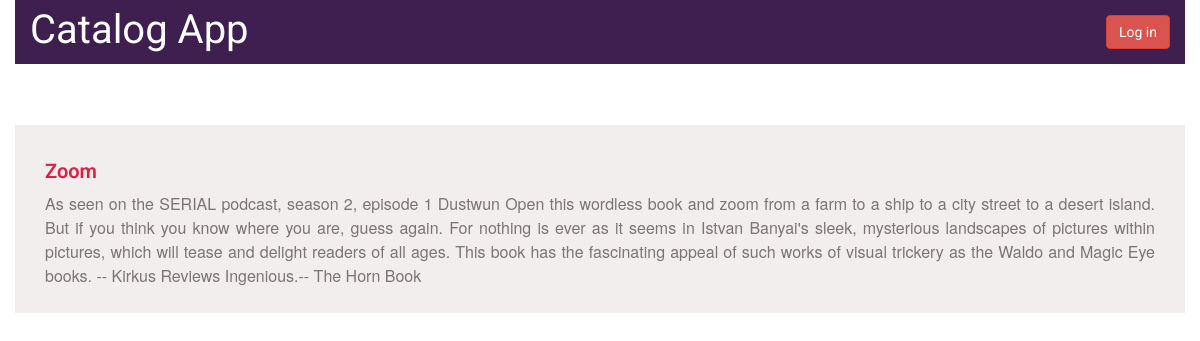
The app's page /catalog/3/itemdescription with its own data.
### database_setup.py (models this page shows, shortened)
class CategoryItem(Base):
    __tablename__ = 'category_item'
    title = Column(String(80), nullable=False)
    id = Column(Integer, primary_key=True)
    description = Column(String(250))
    category_id = Column(Integer, ForeignKey('category.id'))
    category = relationship(Category)
    user_id = Column(Integer, ForeignKey('user.id'))
    user = relationship(User)

### project.py (the view)
@app.route('/catalog/<int:item_id>/itemdescription')
def itemDescription(item_id):
    item = session.query(CategoryItem).filter_by(id=item_id).one()
    return render_template('itemdescription.html', item=item)

### templates/itemdescription.html (shortened to what this page needs)
{% extends "main.html" %}
{% block content %}
{% include "header.html" %}
	<div class="row main-content">
		<div class="col-md-12">
						<h3>{{item.title}}</h3>
						<p>{{item.description}}</p>
		</div>
	</div>
{% endblock %}

### static/style.css (style rules this page uses)
* { font-family: "Helvetica Neue Bold", Roboto, Helvetica, Arial, sans-serif; font-weight: 700; }
h3 { color: #e01e42; font-weight: 600; font-size: 20px; }
p { font-family: "Helvetica Neue", Roboto, Helvetica, Arial, sans-serif; font-size: 16px; color: #7B7573; line-height: 24px; font-weight: 400; text-align: justify; }
.main-content { background-color: #f2eeee; padding: 15px; }

### records on screen
CategoryItem: title "Zoom", description "As seen on the SERIAL podcast, season 2, episode 1 Dustwun Open this wordless book and zoom from a farm to a ship to a city street to a desert island. But if you think you know where you are, guess again. For nothing is ever as it seems in Istvan Banyai's sleek, mysterious landscapes of pictures within pictures, which will tease and delight readers of all ages. This book has the fascinating appeal of such works of visual trickery as the Waldo and Magic Eye books. -- Kirkus Reviews Ingenious.-- The Horn Book"
